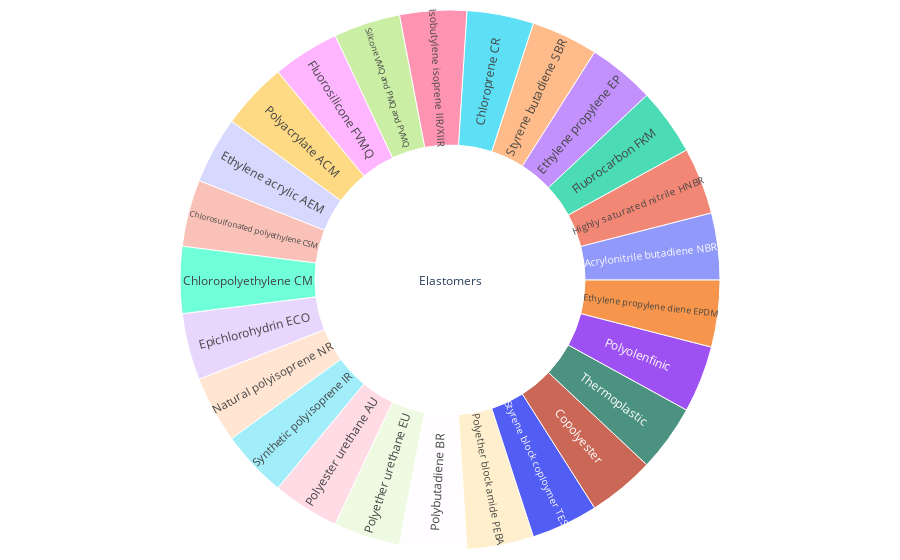

The code cell stored with this chart in its notebook:
### Code cell
node = root.children[3].children[0].children[2]

print(format_node(node))

display_tree(node)

### Figure 1 — Plotly figure (JSON) as saved in the notebook; plotly's stock layout.template omitted (floating-point values rounded to 4 significant figures)
{"data": [{"domain": {"x": [0, 1], "y": [0, 1]}, "hovertemplate": "label=%{label}<br>parent=%{parent}<extra></extra>", "labels": ["Elastomers", "Acrylonitrile butadiene NBR", "Highly saturated nitrile HNBR", "Fluorocarbon FKM", "Ethylene propylene EP", "Styrene butadiene SBR", "Chloroprene CR", "Isobutylene isoprene IIR/XIIR", "Silicone VMQ and PMQ and PVMQ", "Fluorosilicone FVMQ", "Polyacrylate ACM", "Ethylene acrylic AEM", "Chlorosulfonated polyethylene CSM", "Chloropolyethylene CM", "Epichlorohydrin ECO", "Natural polyisoprene NR", "Synthetic polyisoprene IR", "Polyester urethane AU", "Polyether urethane EU", "Polybutadiene BR", "Polyether block amide PEBA", "Styrene block coploymer TES", "Copolyester", "Thermoplastic", "Polyolenfinic", "Ethylene propylene diene EPDM"], "name": "", "parents": ["", "Elastomers", "Elastomers", "Elastomers", "Elastomers", "Elastomers", "Elastomers", "Elastomers", "Elastomers", "Elastomers", "Elastomers", "Elastomers", "Elastomers", "Elastomers", "Elastomers", "Elastomers", "Elastomers", "Elastomers", "Elastomers", "Elastomers", "Elastomers", "Elastomers", "Elastomers", "Elastomers", "Elastomers", "Elastomers"], "type": "sunburst"}], "layout": {"legend": {"tracegroupgap": 0}, "margin": {"b": 10, "l": 10, "r": 10, "t": 10}}}
